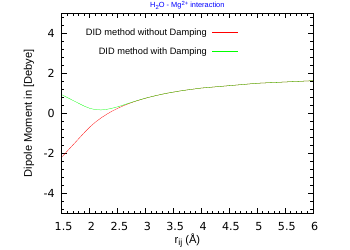

Reproduce this figure in gnuplot.
set encoding utf8 
set terminal postscript enhanced 
set terminal postscript eps size 3.5,3 enhanced color \
    font 'Arial,10'  linewidth 1
##set key box lw 1
set key width 0.5 height 0.5
set key font 'Arial,10'
set key spacing 1.8
set key left top


set terminal postscript eps enhanced size 3.5in,2.8in
set output 'Fig2.eps'


set style fill transparent solid 0.25 # partial transparency
set style fill noborder # no separate top/bottom lines

set terminal pdfcairo enhanced size 3.5in,2.5in
#set term png truecolor  # or "set term pngcairo"
set output 'dipole-moment.pdf'

#set style fill transparent solid 0.13 # partial transparency
#set style fill noborder # no separate top/bottom lines

set size 1,1

NZ=2000
NX=2000
SCALE=0.2

set lmargin 7
set rmargin 2

# Axes
set xr [0:NZ] #Time /16
set mytics 5
set mxtics

# Multiplot
set multiplot layout 1,1 rowsfirst

#----------------
#-  running average
#----------------

# number of points in moving average
n = 1

# initialize the variables
do for [i=1:n] {
    eval(sprintf("back%d=0", i))
}

# build shift function (back_n = back_n-1, ..., back1=x)
shift = "("
do for [i=n:2:-1] {
    shift = sprintf("%sback%d = back%d, ", shift, i, i-1)
} 
shift = shift."back1 = x)"
# uncomment the next line for a check
# print shift

# build sum function (back1 + ... + backn)
sum = "(back1"
do for [i=2:n] {
    sum = sprintf("%s+back%d", sum, i)
}
sum = sum.")"
# uncomment the next line for a check
# print sum

# define the functions like in the gnuplot demo
# use macro expansion for turning the strings into real functions
samples(x) = $0 > (n-1) ? n : ($0+1)
avg_n(x) = (shift_n(x), @sum/samples($0))
shift_n(x) = @shift


#----------------
#-  shade object
#----------------

#set style rect fc lt -1 fs transparent solid .1 noborder lc rgb "gray90"
#set obj rect from 700, graph 0 to 2300, graph 1


unset label
set tmargin at screen 0.95; set bmargin at screen 0.15

set size 0.9, 1
set origin 0.033, 0.0


set xtics
set ylabel 'Dipole Moment in [Debye]' font 'Arial,12'
set yrange [-5:5]
set xrange [1.5:6]
set xlabel "r_{ij} (Å)" font 'Arial,12' offset 0.0,0.5

set title "H_2O - Mg^{2+} interaction" font 'Arial,8' offset 0,-0.5,0  textcolor rgb "blue"

plot "DID_without_thole.dat" using ($1):($2*-1) title       "DID method without Damping" with line ls 1 lc rgb "red" lw 0.2 dt 1, \
 "DID_thole.dat" using ($1):($2*-1) title       "DID method with Damping" with line ls 1 lc rgb "green" lw 0.2 dt 1,


unset multiplot
unset output

